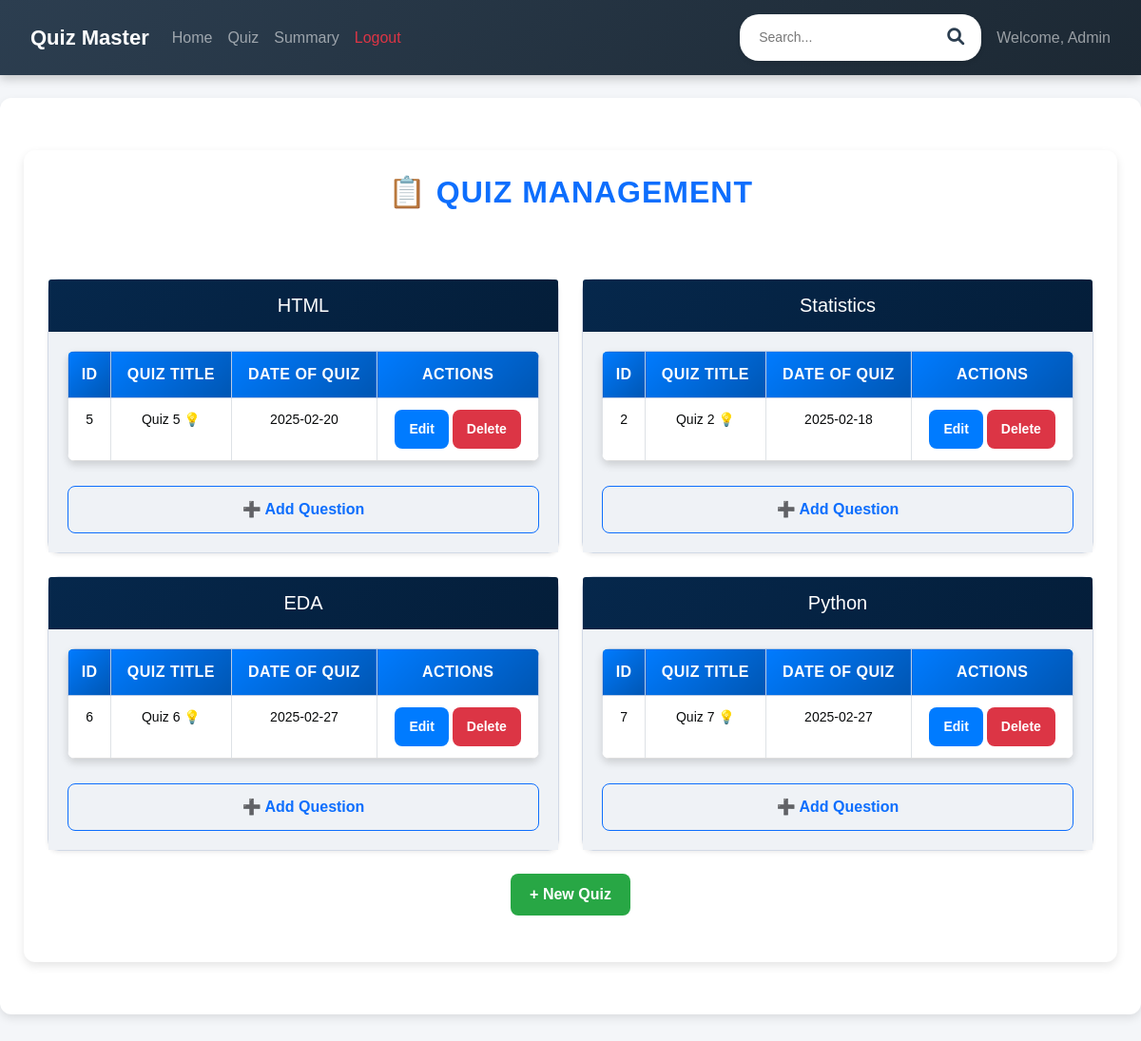
/admin/quiz_management, run on the app's committed database.
### backend/models.py (models this page shows)
class Chapter(db.Model):
    __tablename__ = 'chapter'
    id = db.Column(db.Integer, primary_key=True)
    name = db.Column(db.String(100), nullable=False)
    description = db.Column(db.Text)
    subject_id = db.Column(db.Integer, db.ForeignKey('subject.id', ondelete="CASCADE"), nullable=False)
    quizzes = db.relationship('Quiz', backref='chapter', lazy='subquery', cascade='all, delete-orphan')

class Quiz(db.Model):
    __tablename__ = 'quiz'
    id = db.Column(db.Integer, primary_key=True)
    chapter_id = db.Column(db.Integer, db.ForeignKey('chapter.id', ondelete="CASCADE"), nullable=False)
    date_of_quiz = db.Column(db.Date, nullable=False)
    duration_seconds = db.Column(db.Integer, nullable=False)
    remarks = db.Column(db.Text)
    questions = db.relationship('Question', backref='quiz', lazy='subquery', cascade='all, delete-orphan')
    scores = db.relationship('Score', backref='quiz', lazy='dynamic', cascade='all, delete-orphan')

### backend/controllers.py (the view)
@app.route('/admin/quiz_management', methods=['GET'])
def quiz_management():
    chapters = Chapter.query.options(db.joinedload(Chapter.quizzes)).all()
    quizzes = Quiz.query.all()
    return render_template('admin/admin_quiz_management.html', chapters=chapters, quizzes=quizzes)

### templates/admin/admin_quiz_management.html (shortened to what this page needs)
{% extends "admin/admin_base.html" %}
{% block content %}
<div class="container">
    <h2 class="text-center text-primary mb-4">📋 QUIZ MANAGEMENT</h2>
<br>
<br>
    {% if quizzes %}
    <div class="row">
        {% for chapter in chapters %}
        <div class="col-md-6">
            <div class="card shadow-sm mb-4">
                <div class="card-header bg-dark text-white">
                    <h5 class="mb-0" class="text-center">{{ chapter.name }}</h5>
                </div>
                <div class="card-body">
                    <table class="table table-bordered">
                        <thead class="table-primary">
                            <tr>
                                <th>ID</th>
                                <th>Quiz Title</th>
                                <th>Date of Quiz</th>
                                <th>Actions</th>
                            </tr>
                        </thead>
                        <tbody>
                            {% for quiz in quizzes if quiz.chapter_id == chapter.id %}
                            <tr>
                                <td>{{ quiz.id }}</td>
                                <td>{{ 'Quiz ' + quiz.id|string +' 💡' }}</td>
                                <td>{{ quiz.date_of_quiz.strftime('%Y-%m-%d') }}</td>
                                <td>
                                    <a href="{{ url_for('edit_quiz', quiz_id=quiz.id) }}" class="btn btn-primary btn-sm">Edit</a>
                                    <a href="{{ url_for('delete_quiz', quiz_id=quiz.id) }}" class="btn btn-danger btn-sm">Delete</a>
                                </td>
                            </tr>
                            {% endfor %}
                        </tbody>
                    </table>
                    <a href="{{ url_for('new_question', quiz_id=chapter.id) }}" class="btn btn-outline-primary w-100">
                        ➕ Add Question
                    </a>
                </div>
            </div>
        </div>
        {% endfor %}
    </div>
    {% else %}
    <div class="alert alert-warning text-center">No quizzes available. Click "New Quiz" to add.</div>
    {% endif %}
    <div class="text-center">
        <a href="{{ url_for('new_quiz') }}" class="btn btn-success mb-4">+ New Quiz</a>
    </div>
</div>
{% endblock %}

### static/styles/admin_dash.css (style rules this page uses)
body { font-family: 'Poppins', sans-serif; background-color: #f4f6f9; color: #333; margin: 0; padding: 0; }
.container { max-width: 1200px; margin: 30px auto; background: white; padding: 25px; border-radius: 12px; box-shadow: 0 4px 10px rgba(0, 0, 0, 0.1); }
h2.text-center { font-weight: bold; color: #2c3e50; margin-bottom: 20px; text-transform: uppercase; letter-spacing: 1px; }
.card { border-radius: 12px; box-shadow: 0 4px 10px rgba(0, 0, 0, 0.15); transition: 0.3s ease-in-out; border: 1px solid #d1d9e6; background: #ffffff; }
.card-header { background: linear-gradient(135deg, hsl(211, 86%, 16%), hsl(211, 87%, 12%)); color: white; font-weight: bold; padding: 15px; border-radius: 12px 12px 0 0; text-align: center; font-size: 18px; }
.card-body { padding: 20px; background: hsl(210, 29%, 95%); }
.table { border-radius: 8px; overflow: hidden; box-shadow: 0 4px 8px rgba(0, 0, 0, 0.15); background: white; }
.table thead { background: linear-gradient(135deg, rgb(10, 163, 240), hsl(209, 95%, 50%)); color: white; text-transform: uppercase; }
.table th { padding: 12px; font-size: 16px; text-align: center; letter-spacing: 0.5px; }
.table td { padding: 12px; text-align: center; border-bottom: 1px solid #ddd; font-size: 14px; color: hsl(200, 14%, 4%); }
.table tbody tr { transition: 0.3s ease-in-out; }
.btn-success { background: #28a745; border: none; padding: 10px 20px; font-size: 16px; font-weight: bold; border-radius: 8px; transition: 0.3s ease-in-out; }
.btn-primary { background: #007bff; border: none; padding: 10px 15px; font-size: 14px; font-weight: bold; border-radius: 8px; transition: 0.3s ease-in-out; }
.btn-danger { background: #dc3545; border: none; padding: 10px 15px; font-size: 14px; font-weight: bold; border-radius: 8px; transition: 0.3s ease-in-out; }
.btn-outline-primary { width: 100%; font-weight: bold; padding: 12px; border-radius: 8px; margin-top: 10px; transition: 0.3s ease-in-out; }
.table-primary th { background: linear-gradient(135deg, #007bff, #0056b3); color: white; text-transform: uppercase; font-weight: bold; padding: 12px; text-align: center; letter-spacing: 0.5px; }

### data on the page
Chapter: name "HTML"
Quiz: id "5", id "Quiz 5 💡", date_of_quiz "2025-02-20"
Chapter: name "Statistics"
Quiz: id "2", id "Quiz 2 💡", date_of_quiz "2025-02-18"
Chapter: name "EDA"
Quiz: id "6", id "Quiz 6 💡", date_of_quiz "2025-02-27"
Chapter: name "Python"
Quiz: id "7", id "Quiz 7 💡", date_of_quiz "2025-02-27"
